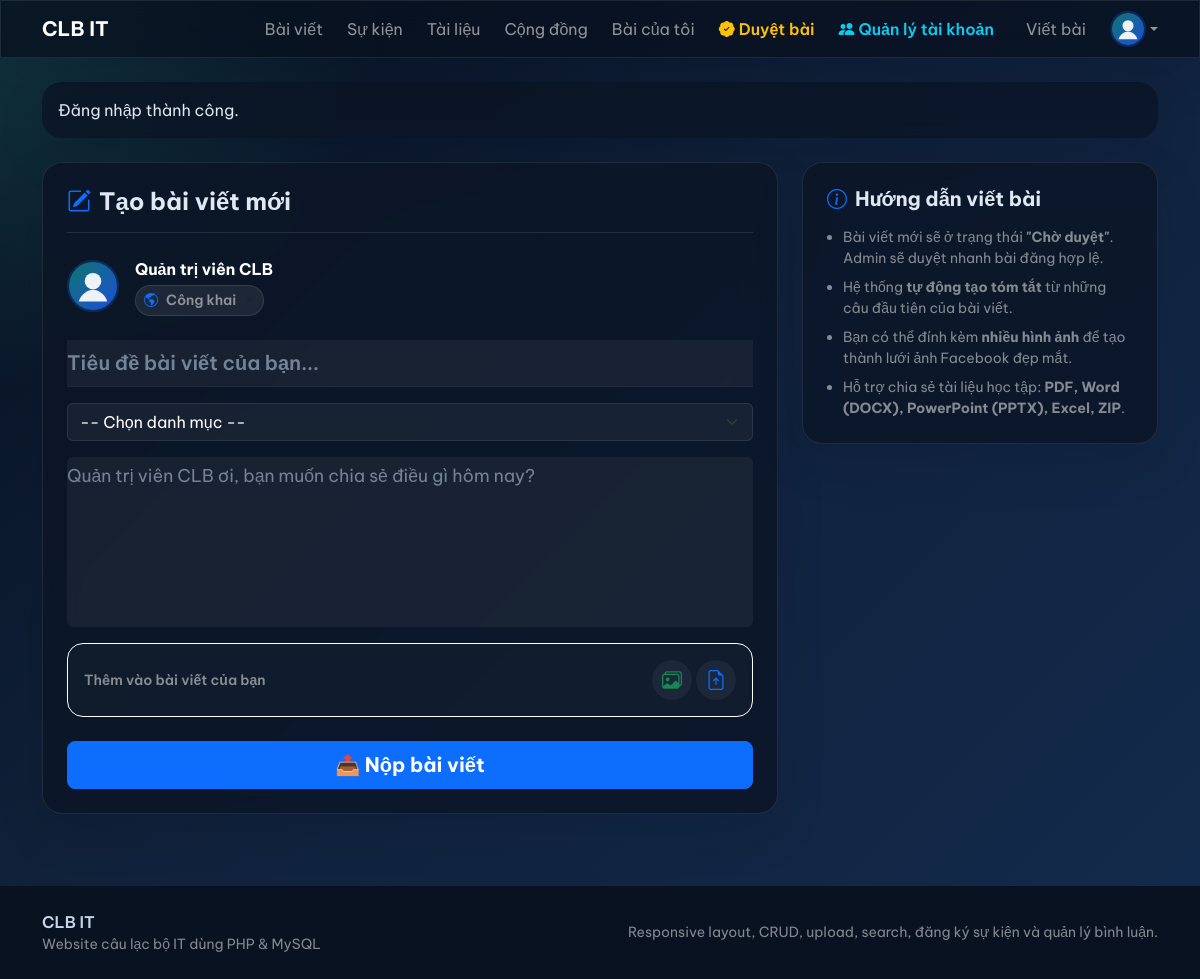
The app's page /create-post.php (signed in) with its own data.
### tables this page shows
CREATE TABLE users (
    id INT AUTO_INCREMENT PRIMARY KEY,
    fullname VARCHAR(100) NOT NULL,
    email VARCHAR(120) NOT NULL UNIQUE,
    password VARCHAR(255) NOT NULL,
    avatar VARCHAR(255) NULL,
    bio TEXT NULL,
    skills VARCHAR(255) NULL,
    role ENUM('admin', 'member') NOT NULL DEFAULT 'member',
    status ENUM('active', 'locked') NOT NULL DEFAULT 'active',
    created_at TIMESTAMP DEFAULT CURRENT_TIMESTAMP,
    updated_at TIMESTAMP DEFAULT CURRENT_TIMESTAMP ON UPDATE CURRENT_TIMESTAMP,
    INDEX idx_users_role_status (role, status)
);

### config/database.php (called while the page is built, shortened)
<?php
function db(): PDO
{
    static $pdo = null;
    if ($pdo instanceof PDO) {
        return $pdo;
    }
    $dsn = 'mysql:host=' . DB_HOST . ';dbname=' . DB_NAME . ';charset=utf8mb4';
    $pdo = new PDO($dsn, DB_USER, DB_PASS, [
        PDO::ATTR_ERRMODE => PDO::ERRMODE_EXCEPTION,
        PDO::ATTR_DEFAULT_FETCH_MODE => PDO::FETCH_ASSOC,
        PDO::ATTR_EMULATE_PREPARES => false,
    ]);
    return $pdo;
}

### includes/functions.php (called while the page is built, shortened)
<?php
function e(?string $value): string
{
    return htmlspecialchars((string) $value, ENT_QUOTES, 'UTF-8');
}
function current_user_row(): ?array
{
    $stmt = db()->prepare('SELECT * FROM users WHERE id = :id LIMIT 1');
    $stmt->execute(['id' => (int) $_SESSION['user']['id']]);
    $user = $stmt->fetch();
    return $user;
}
function current_user_name(): string
{
    $user = current_user_row();
    return $user ? (string) $user['fullname'] : 'Khách';
}
function current_user_avatar(): string
{
    $user = current_user_row();
    if (!$user || !$user['avatar']) {
        return BASE_URL . '/assets/images/default-avatar.svg';
    }
    return UPLOAD_URL . '/' . ltrim((string) $user['avatar'], '/');
}

### create-post.php (the view, shortened to what this page needs)
<?php
require_once __DIR__ . '/config/database.php';
require_once __DIR__ . '/includes/functions.php';
require_once __DIR__ . '/includes/header.php';
?>
<div class="row g-4 justify-content-center animate-on-scroll">
    <div class="col-lg-8">
        <div class="clubit-card p-4">
            <h4 class="fw-bold mb-4 d-flex align-items-center gap-2 border-bottom border-white border-opacity-10 pb-3">
                <i class="bi bi-pencil-square text-primary"></i> Tạo bài viết mới
            </h4>
            <form method="post" enctype="multipart/form-data" id="composer-form" class="d-flex flex-column gap-3">
                <div class="d-flex align-items-center gap-3">
                    <img src="<?php echo e(current_user_avatar()); ?>" class="rounded-circle border border-2 border-primary border-opacity-25" width="52" height="52" alt="Avatar" style="object-fit: cover;">
                    <div>
                        <div class="fw-bold text-white fs-6"><?php echo e(current_user_name()); ?></div>
                        <div class="dropdown mt-1">
                            <button type="button" class="btn btn-sm btn-dark bg-opacity-25 border border-white border-opacity-10 text-white d-inline-flex align-items-center gap-1 py-1 px-2.5 rounded-pill fs-7 hover-bg" data-bs-toggle="dropdown" aria-expanded="false" id="privacy-dropdown-btn" style="background: rgba(255, 255, 255, 0.08);">
                                <i class="bi bi-globe-americas text-primary fs-7" id="privacy-icon"></i>
                                <span id="privacy-text" class="fw-semibold text-white-50 ms-1 me-1">Công khai</span>
                                <i class="bi bi-caret-down-fill text-muted" style="font-size: 0.65rem;"></i>
                            </button>
                        </div>
                    </div>
                </div>
                <div class="mt-2">
                    <input type="text" name="title" class="form-control bg-transparent border-0 border-bottom border-white border-opacity-10 text-white rounded-0 px-0 py-2 fs-5 fw-semibold focus-none" placeholder="Tiêu đề bài viết của bạn..." required style="box-shadow: none;">
                </div>
                <div>
                    <select name="category_id" class="form-select bg-dark border-secondary border-opacity-25 text-white" required>
                        <option value="">-- Chọn danh mục --</option>
                    </select>
                </div>
                <div>
                    <textarea name="content" id="composer-content" class="form-control bg-transparent border-0 text-white px-0 focus-none" rows="6" placeholder="<?php echo e(current_user_name()); ?> ơi, bạn muốn chia sẻ điều gì hôm nay?" required style="box-shadow: none; font-size: 1.1rem; resize: none;"></textarea>
                </div>
                <div class="d-flex align-items-center justify-content-between p-3 rounded-4 border border-white border-opacity-15" style="background: rgba(255, 255, 255, 0.02);">
                    <span class="fw-semibold text-white-50 small">Thêm vào bài viết của bạn</span>
                    <div class="d-flex gap-1">
                        <button type="button" class="btn btn-dark btn-sm rounded-circle d-flex align-items-center justify-content-center text-success" id="btn-trigger-images" title="Thêm hình ảnh" style="width: 40px; height: 40px; background: rgba(255,255,255,0.05); border: none;">
                            <i class="bi bi-images fs-5"></i>
                        </button>
                        <button type="button" class="btn btn-dark btn-sm rounded-circle d-flex align-items-center justify-content-center text-primary" id="btn-trigger-files" title="Thêm tài liệu" style="width: 40px; height: 40px; background: rgba(255,255,255,0.05); border: none;">
                            <i class="bi bi-file-earmark-arrow-up fs-5"></i>
                        </button>
                    </div>
                </div>
                <div class="d-grid mt-2">
                    <button type="submit" class="btn btn-primary btn-lg fw-bold rounded-3 py-2.5">📤 Nộp bài viết</button>
                </div>
            </form>
        </div>
    </div>
    <div class="col-lg-4">
        <div class="clubit-card p-4">
            <h5 class="fw-bold mb-3 d-flex align-items-center gap-2">
                <i class="bi bi-info-circle text-primary"></i> Hướng dẫn viết bài
            </h5>
            <ul class="small mb-0 ps-3 d-flex flex-column gap-2 text-white-50">
                <li>Bài viết mới sẽ ở trạng thái <strong>"Chờ duyệt"</strong>. Admin sẽ duyệt nhanh bài đăng hợp lệ.</li>
                <li>Hệ thống <strong>tự động tạo tóm tắt</strong> từ những câu đầu tiên của bài viết.</li>
                <li>Bạn có thể đính kèm <strong>nhiều hình ảnh</strong> để tạo thành lưới ảnh Facebook đẹp mắt.</li>
                <li>Hỗ trợ chia sẻ tài liệu học tập: <strong>PDF, Word (DOCX), PowerPoint (PPTX), Excel, ZIP</strong>.</li>
            </ul>
        </div>
    </div>
</div>
<?php require_once __DIR__ . '/includes/footer.php'; ?>

### assets/css/app.css (style rules this page uses)
:root, [data-theme="dark"] { --clubit-bg: #07111f; --clubit-bg-gradient: radial-gradient(circle at top left, rgba(54, 194, 180, 0.2), transparent 25%), linear-gradient(135deg, #07111f 0%, #10213a 42%, #132b4d 100%); --clubit-surface: rgba(12, 21, 39, 0.84); --clubit-card: rgba(12, 21, 39, 0.82); --clubit-accent: #36c2b4; --clubit-accent-2: #1d4ed8; --clubit-text: #dfe8f3; --clubit-muted: #93a4ba; --clubit-border: rgba(255, 255, 255, 0.09); --clubit-nav-bg: rgba(8, 17, 31, 0.76); --clubit-dropdown-bg: #0c1527; --clubit-dropdown-color: #dfe8f3; --clubit-dropdown-border: rgba(255, 255, 255, 0.09); --clubit-dropdown-hover-bg: rgba(54, 194, 180, 0.16); --clubit-input-bg: rgba(255, 255, 255, 0.05); --clubit-input-border: rgba(255, 255, 255, 0.09); --clubit-input-color: #ffffff; --clubit-chat-msg-other: rgba(255, 255, 255, 0.05); --clubit-chat-msg-mine: rgba(54, 194, 180, 0.12); --clubit-chat-msg-other-border: rgba(255, 255, 255, 0.08); --clubit-chat-msg-mine-border: rgba(54, 194, 180, 0.22); }
* { box-sizing: border-box; }
body { font-family: 'Be Vietnam Pro', sans-serif; background: var(--clubit-bg-gradient); color: var(--clubit-text); transition: background 0.3s ease, color 0.3s ease; display: flex; flex-direction: column; min-height: 100vh; }
body.clubit-logged-in { background: var(--clubit-bg-gradient); color: var(--clubit-text); }
.navbar-glass, .clubit-card, .clubit-panel, .sidebar-glass { backdrop-filter: blur(18px); border: 1px solid var(--clubit-border); box-shadow: 0 18px 50px rgba(2, 8, 23, 0.12); transition: border-color 0.3s ease, box-shadow 0.3s ease; }
.clubit-card, .clubit-panel { background: var(--clubit-card); border-radius: 1.25rem; color: var(--clubit-text); }
.animate-on-scroll { opacity: 0; transform: translateY(30px); transition: opacity 0.6s ease-out, transform 0.6s cubic-bezier(0.2, 0.8, 0.2, 1); }
.animate-on-scroll.visible { opacity: 1; transform: translateY(0); }
.form-control, .form-select { background-color: var(--clubit-input-bg) !important; border-color: var(--clubit-input-border) !important; color: var(--clubit-input-color) !important; transition: background-color 0.3s ease, border-color 0.3s ease, color 0.3s ease; }
.form-select option { background-color: var(--clubit-dropdown-bg) !important; color: var(--clubit-dropdown-color) !important; }
.form-control::placeholder { color: var(--clubit-muted) !important; opacity: 0.75; }

### records on screen
users: fullname "Quản trị viên CLB", content "Quản trị viên CLB ơi, bạn muốn chia sẻ điều gì hôm nay?"

### other values on screen
APP_NAME "CLB IT"
$flash['message'] "Đăng nhập thành công."
